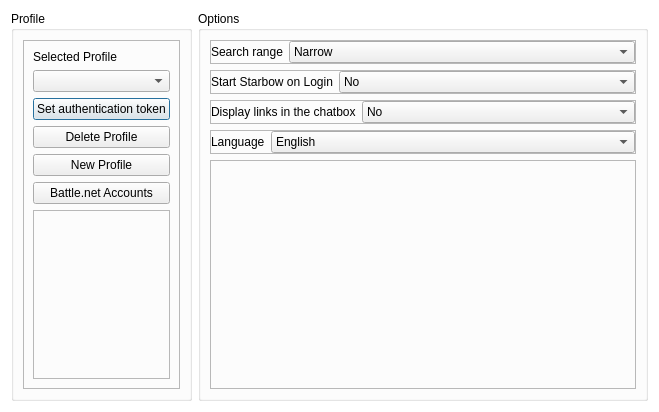
<?xml version="1.0" encoding="UTF-8"?>
<ui version="4.0">
 <class>SettingsDialog</class>
 <widget class="QDialog" name="SettingsDialog">
  <property name="geometry">
   <rect>
    <x>0</x>
    <y>0</y>
    <width>659</width>
    <height>412</height>
   </rect>
  </property>
  <property name="windowTitle">
   <string>Settings</string>
  </property>
  <property name="styleSheet">
   <string notr="true">QDialog {
	background-color: #fff;
}</string>
  </property>
  <layout class="QHBoxLayout" name="horizontalLayout_6">
   <item>
    <widget class="QGroupBox" name="groupBox">
     <property name="sizePolicy">
      <sizepolicy hsizetype="Maximum" vsizetype="Minimum">
       <horstretch>0</horstretch>
       <verstretch>0</verstretch>
      </sizepolicy>
     </property>
     <property name="maximumSize">
      <size>
       <width>16777215</width>
       <height>16777215</height>
      </size>
     </property>
     <property name="title">
      <string>Profile</string>
     </property>
     <layout class="QVBoxLayout" name="verticalLayout">
      <item>
       <widget class="QFrame" name="frame_4">
        <property name="frameShape">
         <enum>QFrame::StyledPanel</enum>
        </property>
        <property name="frameShadow">
         <enum>QFrame::Raised</enum>
        </property>
        <layout class="QVBoxLayout" name="verticalLayout_2">
         <item>
          <widget class="QLabel" name="lblProfile">
           <property name="sizePolicy">
            <sizepolicy hsizetype="Maximum" vsizetype="Maximum">
             <horstretch>0</horstretch>
             <verstretch>0</verstretch>
            </sizepolicy>
           </property>
           <property name="text">
            <string>Selected Profile</string>
           </property>
          </widget>
         </item>
         <item>
          <widget class="QComboBox" name="cmbProfiles">
           <property name="sizePolicy">
            <sizepolicy hsizetype="Minimum" vsizetype="Fixed">
             <horstretch>0</horstretch>
             <verstretch>0</verstretch>
            </sizepolicy>
           </property>
          </widget>
         </item>
         <item>
          <widget class="QPushButton" name="btnSetToken">
           <property name="sizePolicy">
            <sizepolicy hsizetype="Maximum" vsizetype="Fixed">
             <horstretch>0</horstretch>
             <verstretch>0</verstretch>
            </sizepolicy>
           </property>
           <property name="text">
            <string>Set authentication token</string>
           </property>
          </widget>
         </item>
         <item>
          <widget class="QPushButton" name="btnDeleteProfile">
           <property name="sizePolicy">
            <sizepolicy hsizetype="Minimum" vsizetype="Maximum">
             <horstretch>0</horstretch>
             <verstretch>0</verstretch>
            </sizepolicy>
           </property>
           <property name="text">
            <string>Delete Profile</string>
           </property>
          </widget>
         </item>
         <item>
          <widget class="QPushButton" name="btnNewProfile">
           <property name="text">
            <string>New Profile</string>
           </property>
          </widget>
         </item>
         <item>
          <widget class="QPushButton" name="btnBnetAccounts">
           <property name="text">
            <string>Battle.net Accounts</string>
           </property>
          </widget>
         </item>
         <item>
          <widget class="QFrame" name="frmSpaceWaster">
           <property name="frameShape">
            <enum>QFrame::StyledPanel</enum>
           </property>
           <property name="frameShadow">
            <enum>QFrame::Raised</enum>
           </property>
          </widget>
         </item>
        </layout>
       </widget>
      </item>
     </layout>
    </widget>
   </item>
   <item>
    <widget class="QGroupBox" name="groupBox_2">
     <property name="sizePolicy">
      <sizepolicy hsizetype="Preferred" vsizetype="Minimum">
       <horstretch>0</horstretch>
       <verstretch>0</verstretch>
      </sizepolicy>
     </property>
     <property name="title">
      <string>Options</string>
     </property>
     <layout class="QGridLayout" name="gridLayout">
      <item row="4" column="0">
       <widget class="QFrame" name="frmSpaceWaster_2">
        <property name="sizePolicy">
         <sizepolicy hsizetype="Preferred" vsizetype="Expanding">
          <horstretch>0</horstretch>
          <verstretch>0</verstretch>
         </sizepolicy>
        </property>
        <property name="frameShape">
         <enum>QFrame::StyledPanel</enum>
        </property>
        <property name="frameShadow">
         <enum>QFrame::Raised</enum>
        </property>
       </widget>
      </item>
      <item row="1" column="0" alignment="Qt::AlignTop">
       <widget class="QFrame" name="frameAutostart">
        <property name="frameShape">
         <enum>QFrame::StyledPanel</enum>
        </property>
        <property name="frameShadow">
         <enum>QFrame::Raised</enum>
        </property>
        <layout class="QFormLayout" name="formLayout_3">
         <property name="fieldGrowthPolicy">
          <enum>QFormLayout::AllNonFixedFieldsGrow</enum>
         </property>
         <property name="leftMargin">
          <number>0</number>
         </property>
         <property name="topMargin">
          <number>0</number>
         </property>
         <property name="rightMargin">
          <number>0</number>
         </property>
         <property name="bottomMargin">
          <number>0</number>
         </property>
         <item row="0" column="0">
          <widget class="QLabel" name="lblAutostart">
           <property name="text">
            <string>Start Starbow on Login</string>
           </property>
          </widget>
         </item>
         <item row="0" column="1">
          <widget class="QComboBox" name="cmbAutostart">
           <item>
            <property name="text">
             <string>No</string>
            </property>
           </item>
           <item>
            <property name="text">
             <string>Yes</string>
            </property>
           </item>
          </widget>
         </item>
        </layout>
       </widget>
      </item>
      <item row="2" column="0" alignment="Qt::AlignTop">
       <widget class="QFrame" name="frameLinks">
        <property name="frameShape">
         <enum>QFrame::StyledPanel</enum>
        </property>
        <property name="frameShadow">
         <enum>QFrame::Raised</enum>
        </property>
        <layout class="QFormLayout" name="formLayout">
         <property name="leftMargin">
          <number>0</number>
         </property>
         <property name="topMargin">
          <number>0</number>
         </property>
         <property name="rightMargin">
          <number>0</number>
         </property>
         <property name="bottomMargin">
          <number>0</number>
         </property>
         <item row="0" column="0">
          <widget class="QLabel" name="lblChatLinks">
           <property name="text">
            <string>Display links in the chatbox</string>
           </property>
          </widget>
         </item>
         <item row="0" column="1">
          <widget class="QComboBox" name="cmbChatLinks">
           <item>
            <property name="text">
             <string>No</string>
            </property>
           </item>
           <item>
            <property name="text">
             <string>Yes</string>
            </property>
           </item>
          </widget>
         </item>
        </layout>
       </widget>
      </item>
      <item row="3" column="0">
       <widget class="QFrame" name="frameLanguage">
        <property name="frameShape">
         <enum>QFrame::StyledPanel</enum>
        </property>
        <property name="frameShadow">
         <enum>QFrame::Raised</enum>
        </property>
        <layout class="QFormLayout" name="formLayout_5">
         <property name="leftMargin">
          <number>0</number>
         </property>
         <property name="topMargin">
          <number>0</number>
         </property>
         <property name="rightMargin">
          <number>0</number>
         </property>
         <property name="bottomMargin">
          <number>0</number>
         </property>
         <item row="0" column="0">
          <widget class="QLabel" name="lblLanguage">
           <property name="text">
            <string>Language</string>
           </property>
          </widget>
         </item>
         <item row="0" column="1">
          <widget class="QComboBox" name="cmbLanguage">
           <item>
            <property name="text">
             <string>English</string>
            </property>
           </item>
          </widget>
         </item>
        </layout>
       </widget>
      </item>
      <item row="0" column="0" alignment="Qt::AlignTop">
       <widget class="QFrame" name="frameSearchRange">
        <property name="frameShape">
         <enum>QFrame::StyledPanel</enum>
        </property>
        <property name="frameShadow">
         <enum>QFrame::Raised</enum>
        </property>
        <layout class="QFormLayout" name="formLayout_4">
         <property name="fieldGrowthPolicy">
          <enum>QFormLayout::AllNonFixedFieldsGrow</enum>
         </property>
         <property name="leftMargin">
          <number>0</number>
         </property>
         <property name="topMargin">
          <number>0</number>
         </property>
         <property name="rightMargin">
          <number>0</number>
         </property>
         <property name="bottomMargin">
          <number>0</number>
         </property>
         <item row="0" column="0">
          <widget class="QLabel" name="lblSearchRange">
           <property name="text">
            <string>Search range</string>
           </property>
          </widget>
         </item>
         <item row="0" column="1">
          <widget class="QComboBox" name="cmbSearchRange">
           <property name="currentText">
            <string>Narrow</string>
           </property>
           <item>
            <property name="text">
             <string>Narrow</string>
            </property>
           </item>
           <item>
            <property name="text">
             <string>Normal</string>
            </property>
           </item>
           <item>
            <property name="text">
             <string>Wide</string>
            </property>
           </item>
          </widget>
         </item>
        </layout>
       </widget>
      </item>
     </layout>
    </widget>
   </item>
  </layout>
 </widget>
 <resources/>
 <connections/>
</ui>
